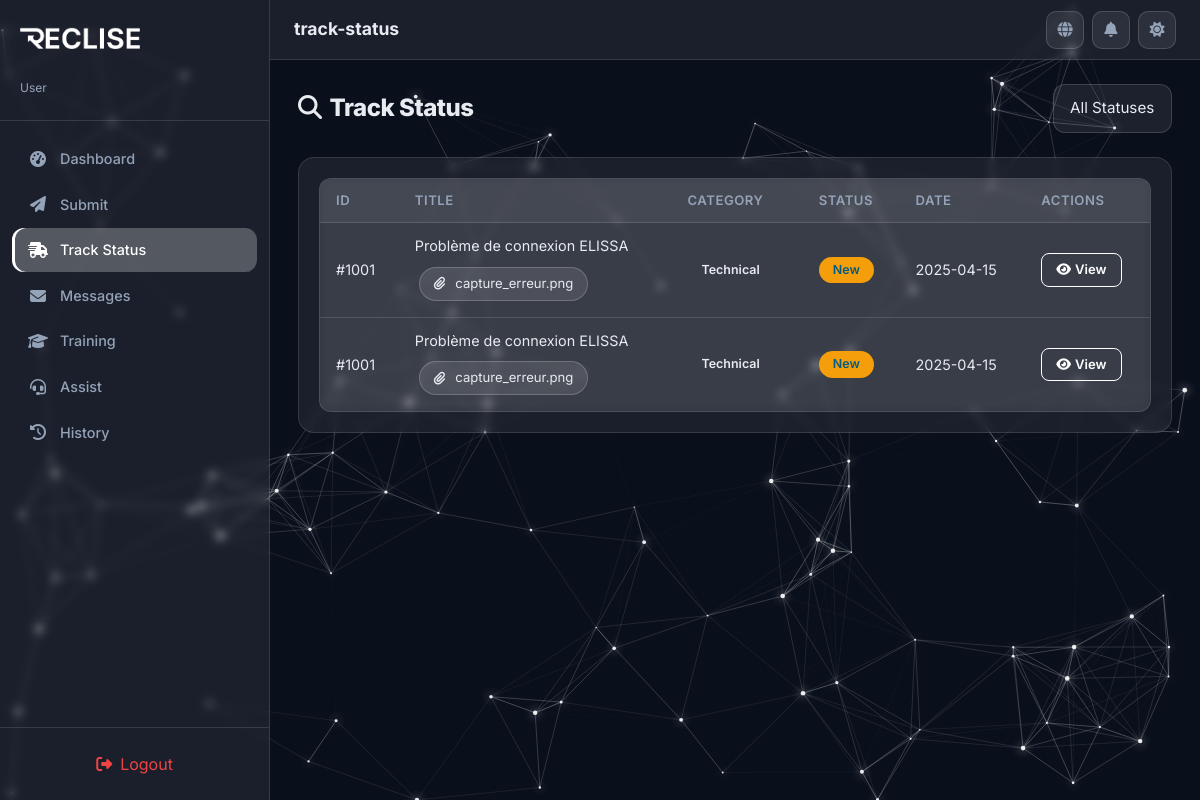
Page /PhtP/user/track-status.php (signed in) on the committed database.
### tables this page shows
CREATE TABLE IF NOT EXISTS requests (
  id                INT AUTO_INCREMENT PRIMARY KEY,
  user_id           INT           NOT NULL,
  type              ENUM('request', 'complaint') NOT NULL DEFAULT 'request',
  title             VARCHAR(255)  NOT NULL,
  description       TEXT          NOT NULL,
  category          ENUM('technical', 'access', 'training') NOT NULL DEFAULT 'technical',
  priority          ENUM('low', 'medium', 'high') NOT NULL DEFAULT 'medium',
  status            ENUM('new', 'in_progress', 'resolved', 'escalated', 'closed') NOT NULL DEFAULT 'new',
  assigned_to       INT           DEFAULT NULL,
  escalated_to_admin TINYINT(1)   NOT NULL DEFAULT 0,
  request_from      ENUM('user', 'support') NOT NULL DEFAULT 'user',
  support_response  TEXT          DEFAULT NULL,
  closure_motive    VARCHAR(255)  DEFAULT NULL,
  created_at        DATETIME      NOT NULL DEFAULT CURRENT_TIMESTAMP,
  updated_at        DATETIME      NOT NULL DEFAULT CURRENT_TIMESTAMP ON UPDATE CURRENT_TIMESTAMP,

  CONSTRAINT fk_requests_user      FOREIGN KEY (user_id)     REFERENCES users(id) ON DELETE CASCADE,
  CONSTRAINT fk_requests_assigned  FOREIGN KEY (assigned_to) REFERENCES users(id) ON DELETE SET NULL
);

CREATE TABLE IF NOT EXISTS request_attachments (
  id          INT AUTO_INCREMENT PRIMARY KEY,
  request_id  INT           NOT NULL,
  file_name   VARCHAR(255)  NOT NULL,
  file_path   VARCHAR(500)  DEFAULT NULL,
  uploaded_at DATETIME      NOT NULL DEFAULT CURRENT_TIMESTAMP,

  CONSTRAINT fk_attach_request FOREIGN KEY (request_id) REFERENCES requests(id) ON DELETE CASCADE
);

### PhtP/includes/i18n.php (called while the page is built, shortened)
<?php
function get_translations($lang = 'fr') {
    return $translations[$lang] ?? $translations['fr'];
}
function t($key, $lang = null) {
    if ($lang === null) {
        $lang = $_SESSION['lang'] ?? 'fr';
    }
    $translations = get_translations($lang);
    return $translations[$key] ?? $key;
}
?>

### PhtP/includes/functions.php (called while the page is built, shortened)
<?php
function to_camel($row) {
    $result = [];
    foreach ($row as $key => $value) {
        $camel = preg_replace_callback('/_([a-z])/', function ($m) {
            return strtoupper($m[1]);
        }, $key);
        $result[$camel] = $value;
    }
    return $result;
}
function to_camel_all($rows) {
    return array_map('to_camel', $rows);
}

### PhtP/user/track-status.php (the view, shortened to what this page needs)
<?php
require_once '../includes/header.php';
$stmtRequests = $pdo->prepare("SELECT r.*, u.full_name AS requester_name, u.department AS requester_dept
    FROM requests r
    LEFT JOIN users u ON r.user_id = u.id
    WHERE r.user_id = ? AND r.status NOT IN ('resolved', 'closed')
    ORDER BY r.created_at DESC");
$stmtRequests->execute([$_SESSION['user_id']]);
$requests = to_camel_all($stmtRequests->fetchAll());
$reqIds = array_column($requests, 'id');
if (!empty($reqIds)) {
    $placeholders = implode(',', array_fill(0, count($reqIds), '?'));
    $stmtAtt = $pdo->prepare("SELECT request_id, file_name, file_path FROM request_attachments WHERE request_id IN ($placeholders)");
    $stmtAtt->execute($reqIds);
    $atts = $stmtAtt->fetchAll();
}
?>
<div class="section-header">
  <h2><i class="fas fa-search me-2"></i><?php echo t('trackStatus'); ?></h2>
  <div class="flex-gap-8">
    <select class="form-select" style="width: auto;" id="statusFilter" onchange="RecLise.filterByStatus()">
      <option value=""><?php echo t('allStatuses'); ?></option>
    </select>
  </div>
</div>
<div class="glass-card" style="padding: 20px;">
  <?php if (empty($requests)): ?>
    <p class="text-secondary text-center" style="padding: 40px;"><?php echo t('noResults'); ?></p>
  <?php else: ?>
    <table class="table-glass">
      <thead>
        <tr>
          <th><?php echo t('id'); ?></th>
          <th><?php echo t('title'); ?></th>
          <th><?php echo t('category'); ?></th>
          <th><?php echo t('status'); ?></th>
          <th><?php echo t('date'); ?></th>
          <th><?php echo t('actions'); ?></th>
        </tr>
      </thead>
      <tbody>
        <?php foreach ($requests as $req): ?>
          <tr data-status="<?= $req['status'] ?>">
            <td>#<?= $req['id'] ?></td>
             <td>
               <?= htmlspecialchars($req['title']) ?>
                <div style="margin-top:6px;">
                  <?php if (!empty($req['attachments'])):
                    foreach ($req['attachments'] as $att): ?>
                      <span class="chip" style="cursor:pointer;margin-right:4px;" onclick="window.open('/pfeeeee/PhtP/<?= htmlspecialchars($att['file_path']) ?>', '_blank')">
                        <i class="fas fa-paperclip me-1"></i><?= htmlspecialchars($att['file_name']) ?>
                      </span>
                    <?php endforeach; endif; ?>
                </div>
             </td>
            <td><span class="status-pill status-<?= $req['category'] ?>"><?php echo t($req['category']); ?></span></td>
            <td><span class="status-pill status-<?= $req['status'] ?>"><?php echo t('status' . ucfirst($req['status'])); ?></span></td>
             <td><?= $req['createdAt'] ? date('Y-m-d', strtotime($req['createdAt'])) : 'N/A' ?></td>
            <td>
              <button class="btn btn-outline-neon btn-sm" onclick="RecLise.viewRequestDetail(<?= $req['id'] ?>)">
                <i class="fas fa-eye me-1"></i><?php echo t('view'); ?>
              </button>
            </td>
          </tr>
        <?php endforeach; ?>
      </tbody>
    </table>
  <?php endif; ?>
</div>
<?php require_once '../includes/footer.php'; ?>

### PhtP/assets/css/styles.css (style rules this page uses)
:root { --primary-dark: #0A0F1C; --primary-light: #F5F8FA; --brand-accent: #ffffff; --neon-accent: #ffffff; --success: #10B981; --warning: #F59E0B; --danger: #EF4444; --info: #ffffff; --icon-color: #E2E0FF; --glass-bg: rgba(255, 255, 255, 0.07); --glass-border: rgba(255, 255, 255, 0.12); --text-primary: #E8ECF1; --text-secondary: #94A3B8; --sidebar-width: 270px; --topbar-height: 60px; --body-bg: #0A0F1C; --card-bg: rgba(255, 255, 255, 0.07); --card-border: rgba(255, 255, 255, 0.12); --input-bg: rgba(255, 255, 255, 0.08); --input-border: rgba(255, 255, 255, 0.15); --input-text: #E8ECF1; --modal-bg: rgba(15, 20, 40, 0.95); --shadow-glow: 0 0 15px rgba(255, 255, 255, 0.1); --table-hover: rgba(255, 255, 255, 0.05); --toast-bg: rgba(15, 20, 40, 0.92); --focus-glow: rgba(255, 255, 255, 0.25); --focus-border: #ffffff; --brand-accent-rgb: 255, 255, 255; --btn-bg: #ffffff; --btn-text: #0A0F1C; --btn-border: #ffffff; --btn-hover-bg: transparent; --btn-hover-text: #025C84; }
*, *::before, *::after { box-sizing: border-box; margin: 0; padding: 0; }
body { font-family: 'Inter', sans-serif; font-weight: 400; background: transparent; color: var(--text-primary); min-height: 100vh; overflow-x: hidden; transition: background 0.4s ease, color 0.3s ease; }
body, p, span, div, label, a, button, input, select, textarea, option, td, th, li, h1, h2, h3, h4, h5, h6, small, strong, em, b, i { font-family: 'Inter', sans-serif; }
h1, h2, h3, h4, h5, h6 { font-family: 'Inter', sans-serif; font-weight: 800; letter-spacing: -0.02em; }
.glass-card { background: var(--card-bg); -webkit-backdrop-filter: blur(4px); backdrop-filter: blur(4px); border: 1px solid var(--card-border); border-radius: 16px; padding: 24px; transition: all 0.3s ease; }
.form-control, .form-select { background: var(--input-bg) !important; border: 1px solid var(--input-border) !important; color: var(--input-text) !important; border-radius: 12px !important; padding: 12px 16px; font-size: 0.95rem; transition: border-color 0.3s, box-shadow 0.3s; }
.form-select option { background: #1a1f35; color: #E8ECF1; }
.btn-outline-neon { background: transparent; border: 1px solid var(--neon-accent); color: var(--neon-accent); border-radius: 10px; padding: 8px 20px; font-weight: 600; font-size: 0.88rem; transition: all 0.3s; cursor: pointer; }
.btn-sm { padding: 6px 14px !important; font-size: 0.82rem !important; border-radius: 8px !important; }
.status-pill { display: inline-block; padding: 4px 14px; border-radius: 20px; font-size: 0.78rem; font-weight: 600; text-transform: capitalize; }
.status-new { background: #F59E0B; color: #025c84; }
.table-glass { width: 100%; border-collapse: separate; border-spacing: 0; background: var(--glass-bg); -webkit-backdrop-filter: blur(4px); backdrop-filter: blur(4px); border-radius: 12px; overflow: hidden; border: 1px solid var(--glass-border); }
.table-glass thead th { background: rgba(var(--brand-accent-rgb), 0.06); padding: 12px 16px; font-size: 0.82rem; font-weight: 600; text-transform: uppercase; letter-spacing: 0.04em; color: var(--text-secondary); border-bottom: 1px solid var(--glass-border); white-space: nowrap; }
.table-glass tbody td { padding: 12px 16px; font-size: 0.9rem; border-bottom: 1px solid var(--glass-border); vertical-align: middle; }
.table-glass tbody tr:last-child td { border-bottom: none; }
.section-header { display: flex; align-items: center; justify-content: space-between; margin-bottom: 24px; flex-wrap: wrap; gap: 12px; }
.section-header h2 { font-size: 1.5rem; margin: 0; }
.chip { display: inline-flex; align-items: center; gap: 6px; background: rgba(var(--brand-accent-rgb), 0.1); border: 1px solid rgba(var(--brand-accent-rgb), 0.2); border-radius: 20px; padding: 6px 14px; font-size: 0.82rem; margin: 4px; }

### rows in the picture
requests: id "1001", title "Problème de connexion ELISSA", category "Technical", status "New", created_at "2025-04-15"
request_attachments: file_name "capture_erreur.png"

### other values in the picture
$roleLabels[$_SESSION['role']] "User"
t($item['label']) "Dashboard"
t($item['label']) "Submit"
t($item['label']) "Track Status"
t($item['label']) "Messages"
t($item['label']) "Training"
t($item['label']) "Assist"
t($item['label']) "History"
t('logout') "Logout"
t($currentView ?? 'dashboard') "track-status"
t('trackStatus') "Track Status"
t('id') "ID"
t('title') "TITLE"
t('category') "CATEGORY"
t('status') "STATUS"
